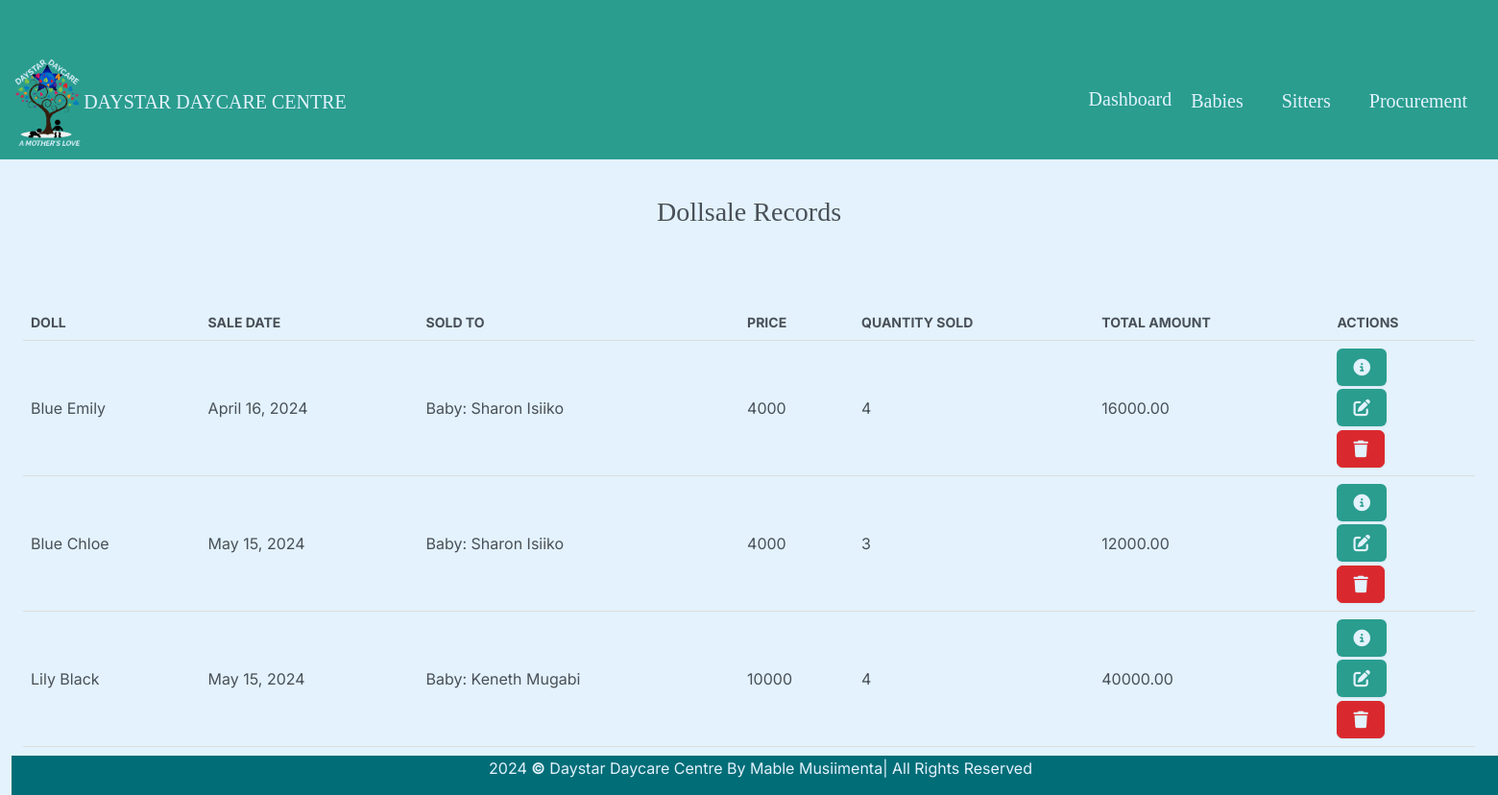
The page /dollsale/ (signed in) on the database as committed earlier.
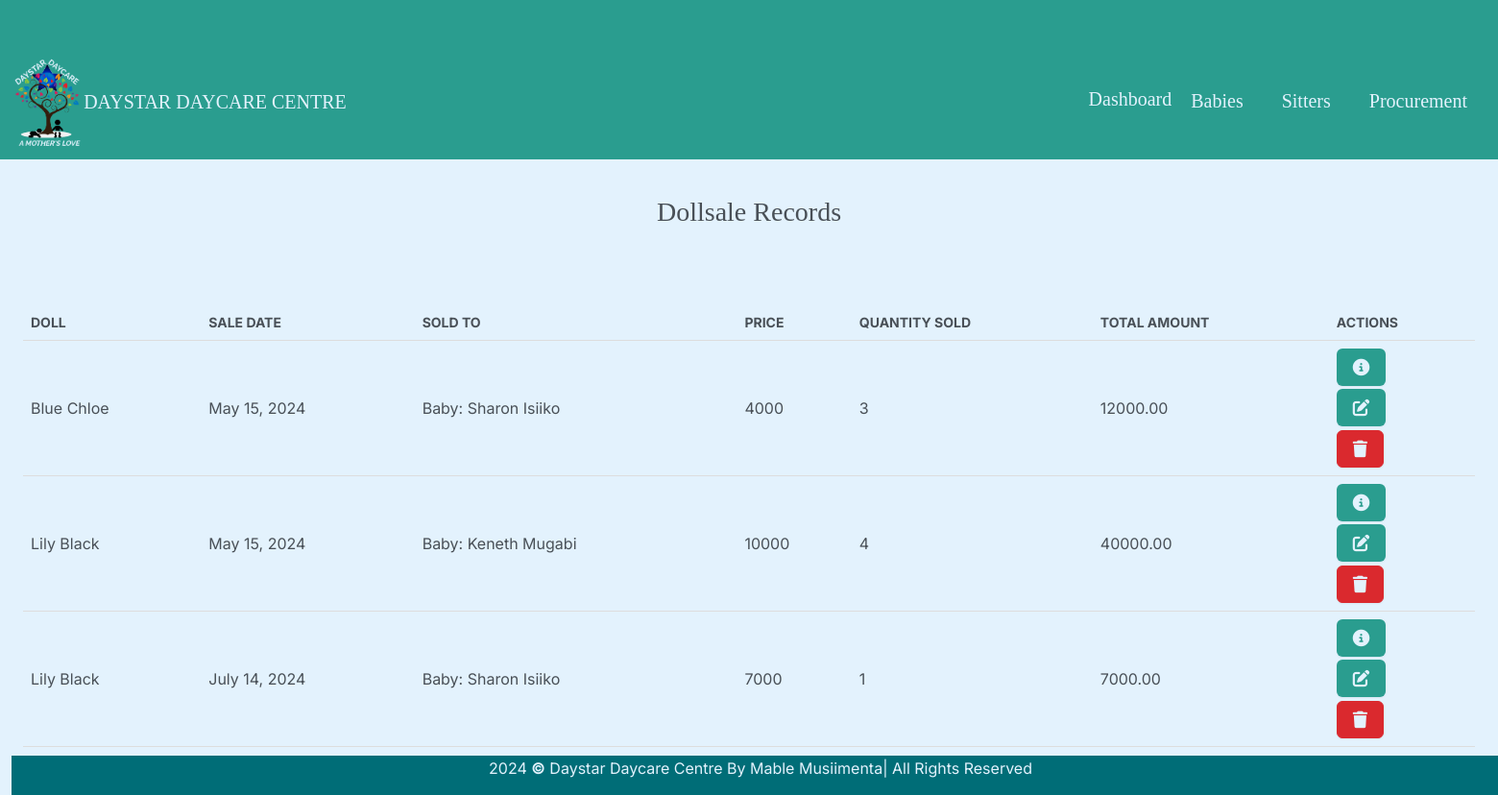
The same page on the database as committed later.
### daystarapp/models.py (models this page shows, shortened)
class DollSale(models.Model):
    doll = models.ForeignKey(Doll, on_delete=models.CASCADE, verbose_name="Doll")
    sale_date = models.DateField(null=False, verbose_name="Sale Date")
    l_name = models.ForeignKey(Baby, on_delete=models.CASCADE, verbose_name="Sold To")
    price = models.CharField(verbose_name="Price", max_length=7, validators=[RegexValidator(r'^[0-9]+$')])
    quantity_sold = models.PositiveIntegerField(null=False, verbose_name="Quantity Sold")
    total_amount = models.DecimalField(max_digits=10, decimal_places=2, null=False, verbose_name="Total Amount")

class Doll(models.Model):
    name = models.CharField(max_length=100, verbose_name="Doll Name")
    brand = models.CharField(max_length=100, null=False, verbose_name="Brand")
    color = models.CharField(max_length=50, null=False, verbose_name="Color")
    qty_stocked = models.IntegerField(null=True, blank=True, verbose_name="Quantity Stocked", default=0)
    stock_date = models.DateField(null=False, default=None, verbose_name="Stock Date")
    buying_price = models.IntegerField(null=False, default=None, verbose_name="Buying Price")
    price = models.DecimalField(max_digits=10, default=None, decimal_places=2, null=False, verbose_name="Selling Price")
    qty_in_stock = models.IntegerField(verbose_name="Quantity in Stock", default=None)
    qty_left = models.IntegerField(verbose_name="Quantity Left", default=None)
    def __str__(self):
        return self.name

class Baby(models.Model):
    first_name = models.CharField(max_length=50, null=False)
    last_name = models.CharField(max_length=50, null=False)
    gender = models.CharField(max_length=10, null=False, choices=GENDER)
    age = models.PositiveIntegerField()
    location = models.CharField(max_length=50, null=False)
    parent_name = models.CharField(max_length=50, null=False, validators=[validate_two_names])
    parent_contact = models.CharField(max_length=50, null=False, validators=[validate_phone_number])
    def __str__(self):
        return f"Baby: {self.first_name} {self.last_name}"

### daystarapp/views.py (the view)
# urls.py: path("dollsale/", views.dollsale, name="dollsale"),
@login_required
def dollsale(request):
    return render(request, "dollsales/dollsale.html", {"dollsales": DollSale.objects.all()} )

### daystarapp/templates/dollsales/dollsale.html (shortened to what this page needs)
{% extends "babies/base.html" %}
{% block body %}
<div class="container-fluid" style="padding-top: 80px;">
    <h3 class="m-4" style="text-align: center; font-family:serif;">Dollsale Records</h3>
    <div class="row">
        <div class="col-12">
            {% if dollsales %}
                <div class="table-responsive">
                    <table>
                        <thead>
                            <tr>
                                <th scope="col">Doll</th>
                                <th scope="col">Sale Date</th>
                                <th scope="col">Sold To</th>
                                <th scope="col">Price</th>
                                <th scope="col">Quantity Sold</th>
                                <th scope="col">Total Amount</th>
                                <th scope="col">ACTIONS</th>
                            </tr>
                        </thead>
                        <tbody>
                            {% for dollsale in dollsales %}
                                <tr>
                                    <td>{{ dollsale.doll }}</td>
                                    <td>{{ dollsale.sale_date }}</td>
                                    <td>{{ dollsale.l_name }}</td>
                                    <td>{{ dollsale.price }}</td>
                                    <td>{{ dollsale.quantity_sold }}</td>
                                    <td>{{ dollsale.total_amount }}</td>
                                    <td>
                                        <button type="button" class="btn me-1" href="{% url 'view_dollsale' dollsale.id %}" data-bs-toggle="modal" data-bs-target="#myModal{{dollsale.id}}" style="background-color: #2a9d8f; color:#e3f2fd; margin-bottom:3px;"></button><br>
                                        <a class="btn me-1" href="{% url 'editttt' dollsale.id %}" style="background-color: #2a9d8f; color:#e3f2fd;">
                                        </a><br>
                                        <button type="button" class="btn btn-danger" data-bs-toggle="modal" data-bs-target="#deleteeee{{dollsale.id}}" style="color: #e3f2fd; margin-top:4px;">
                                        </button>
                                    </td>
                                </tr>
                            {% endfor %}
                        </tbody>
                    </table>
                </div>
            {% else %}
                <h5 class="alert alert-primary ms-4 me-4">No Dollsale Records</h5>
            {% endif %}
        </div>
    </div>
</div>
{% endblock %}

Rows that differ between the two databases and show on the page:
removed DollSale: doll "Blue Emily", sale_date "April 16, 2024", l_name "Baby: Sharon Isiiko", price "4000", quantity_sold "4", total_amount "16000.00"
added DollSale: doll "Lily Black", sale_date "July 14, 2024", l_name "Baby: Sharon Isiiko", price "7000", quantity_sold "1", total_amount "7000.00"
